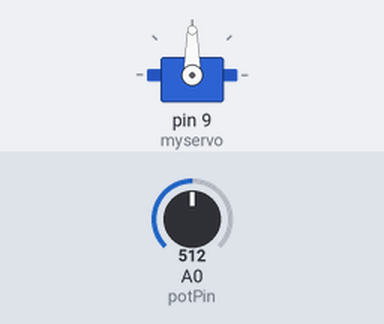
Bench run of a sketch on a simulated Arduino Uno, built with avr-gcc and run on an emulated ATmega328P. Shown: servo. Inputs (shaded band) come from the test bench; at power-on: A0 (potPin) = 512.

Above: at 1.2 s.
1.3 s: A0 (potPin) set to 716
At 1.9 s:
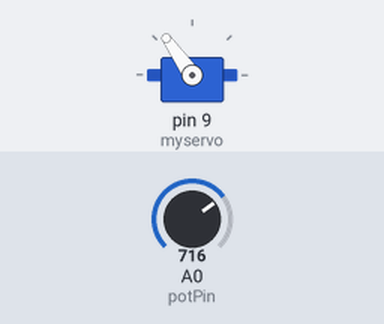
2.8 s: A0 (potPin) set to 900
At 4.0 s:
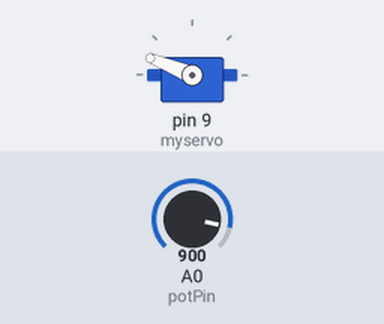
4.3 s: A0 (potPin) set to 1023
At 5.4 s:
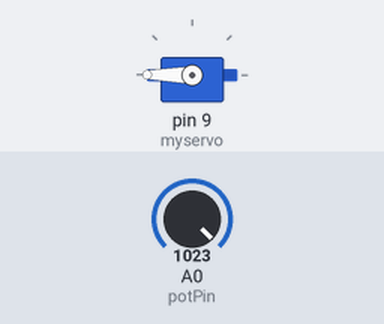
5.8 s: A0 (potPin) set to 306
At 6.2 s:
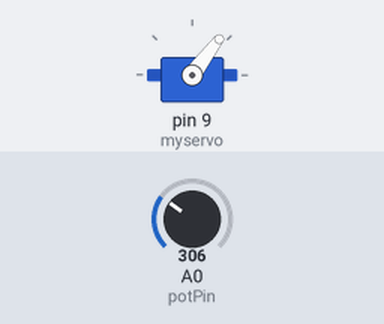
7.3 s: A0 (potPin) set to 122
At 7.7 s:
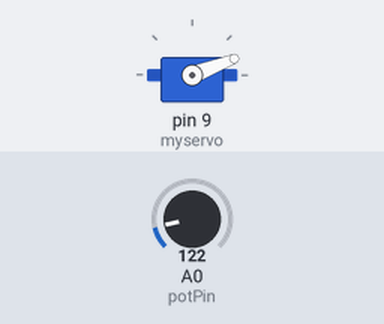
Timing chart, 0 to 9.8 s (numbered marks = the images above; inputs shaded):
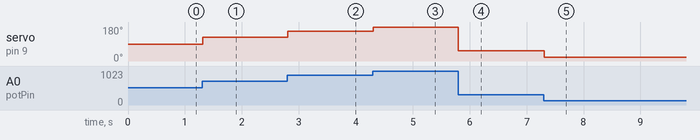

The sketch:

Servo-Potentiometer.ino
```cpp
/**********************************************************************
  Filename    : Control Servo by Potentiometer
  Description : Use potentiometer to control the rotation of servo motor.
  Auther      : www.freenove.com
  Modification: 2020/07/11
**********************************************************************/
#include <Servo.h>

Servo myservo;  // create servo object to control a servo

int servoPin = 9;      // GPIO pin used to connect the servo control (digital out)
int potPin = 0;        // GPIO pin used to connect the potentiometer (analog in)
int potVal;             //variable to read the value from the analog pin

void setup()
{
  myservo.attach(9);  // attaches the servo on pin 9 to the servo object
}

void loop() {
  potVal = analogRead(potPin);            // reads the value of the potentiometer (value between 0 and 1023)
  potVal = map(potVal, 0, 1023, 0, 180);     // scale it to use it with the servo (value between 0 and 180)
  myservo.write(potVal);
  delay(15);// wait for the servo to get there
}
```

Measured:
- after the input at 1.3 s, servo on pin 9 (myservo): 90° → 125° at once
- after the input at 2.8 s, servo on pin 9 (myservo): 125° → 158° at once
- after the input at 4.3 s, servo on pin 9 (myservo): 158° → 180° at once
- after the input at 5.8 s, servo on pin 9 (myservo): 180° → 53° at once
- after the input at 7.3 s, servo on pin 9 (myservo): 53° → 21° at once
